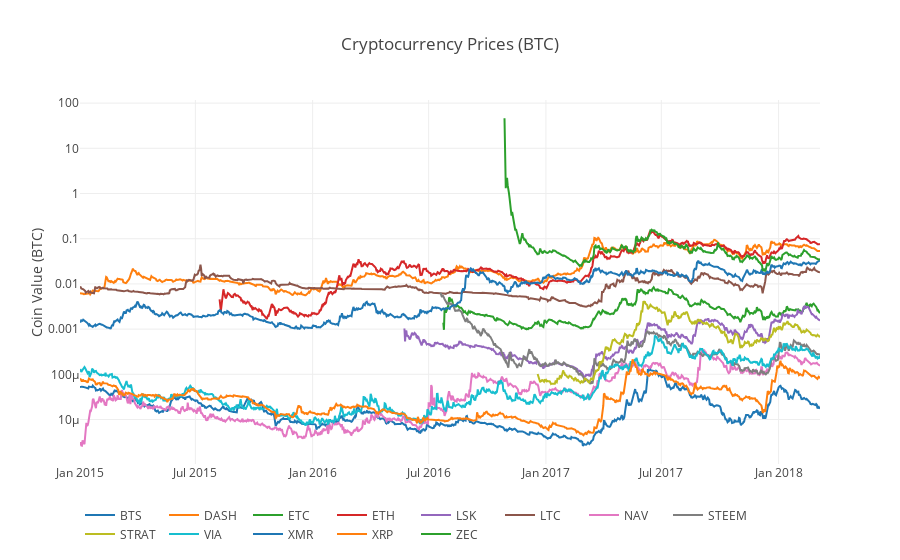

Source (notebook cell):
### Markdown cell above
# Chart the prices

### Code cell
# Merge price of each altcoin into single dataframe Buy
combined_df = merge_dfs_on_column(list(altcoin_data.values()), list(altcoin_data.keys()), 'weightedAverage')

# Chart all of the altocoin prices
df_scatter(combined_df, 'Cryptocurrency Prices (BTC)', seperate_y_axis=False, y_axis_label='Coin Value (BTC)', scale='log')

### Figure 1 — Plotly figure (JSON) as saved in the notebook; plotly's stock layout.template omitted (floating-point values rounded to 4 significant figures; data arrays with more than 128 entries replaced by an {"elided": "..."} marker saying what was removed)
{"data": [{"name": "BTS", "type": "scatter", "visible": "visible", "x": {"elided": "1162 str values"}, "y": {"elided": "1162 float values"}}, {"name": "DASH", "type": "scatter", "visible": "visible", "x": {"elided": "1162 str values"}, "y": {"elided": "1162 float values"}}, {"name": "ETC", "type": "scatter", "visible": "visible", "x": {"elided": "1162 str values"}, "y": {"elided": "1162 float values"}}, {"name": "ETH", "type": "scatter", "visible": "visible", "x": {"elided": "1162 str values"}, "y": {"elided": "1162 float values"}}, {"name": "LSK", "type": "scatter", "visible": "visible", "x": {"elided": "1162 str values"}, "y": {"elided": "1162 float values"}}, {"name": "LTC", "type": "scatter", "visible": "visible", "x": {"elided": "1162 str values"}, "y": {"elided": "1162 float values"}}, {"name": "NAV", "type": "scatter", "visible": "visible", "x": {"elided": "1162 str values"}, "y": {"elided": "1162 float values"}}, {"name": "STEEM", "type": "scatter", "visible": "visible", "x": {"elided": "1162 str values"}, "y": {"elided": "1162 float values"}}, {"name": "STRAT", "type": "scatter", "visible": "visible", "x": {"elided": "1162 str values"}, "y": {"elided": "1162 float values"}}, {"name": "VIA", "type": "scatter", "visible": "visible", "x": {"elided": "1162 str values"}, "y": {"elided": "1162 float values"}}, {"name": "XMR", "type": "scatter", "visible": "visible", "x": {"elided": "1162 str values"}, "y": {"elided": "1162 float values"}}, {"name": "XRP", "type": "scatter", "visible": "visible", "x": {"elided": "1162 str values"}, "y": {"elided": "1162 float values"}}, {"name": "ZEC", "type": "scatter", "visible": "visible", "x": {"elided": "1162 str values"}, "y": {"elided": "1162 float values"}}], "layout": {"legend": {"orientation": "h"}, "title": "Cryptocurrency Prices (BTC)", "xaxis": {"type": "date"}, "yaxis": {"showticklabels": true, "title": "Coin Value (BTC)", "type": "log"}}}
